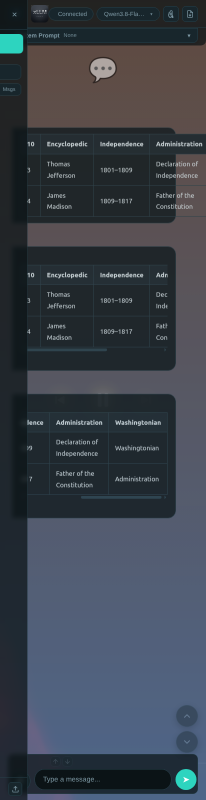
#> input picture scripts/_panels-raw.png, 412 x 1600 px (shown at 1/2 size)
$ python make-proof.py _panels-raw.png _panels-raw.png 3
#> lines starting #> are read from the running program, lines starting #| are printed output that depends on the picture
"""Crop the three proof panels out of a full-page CDP screenshot and stack them.

  python3 make-proof.py <raw.png> <out.png> [scale]

Band geometry comes from table-scroll-proof-panels.js (which prints each panel's
rect); edit BANDS if the viewport height changes. No absolute paths.
"""
import sys
from PIL import Image

src, out = sys.argv[1], sys.argv[2]
scale = int(sys.argv[3]) if len(sys.argv) > 3 else 2
BANDS = [(225, 470), (465, 745), (750, 1035)]

im = Image.open(src).convert('RGB')
#> im is the input picture: PIL image 412x1600 RGB; mean R, G, B 58.5, 65.5, 75.4
W, H = im.size
#> W = 412; H = 1600
crops = [im.crop((0, y0, W, min(y1, H))) for y0, y1 in BANDS]
#> crops = 3 items
ch = sum(c.height for c in crops) + 8 * (len(crops) - 1)
#> ch = 826
canvas = Image.new('RGB', (W, ch), (12, 16, 22))
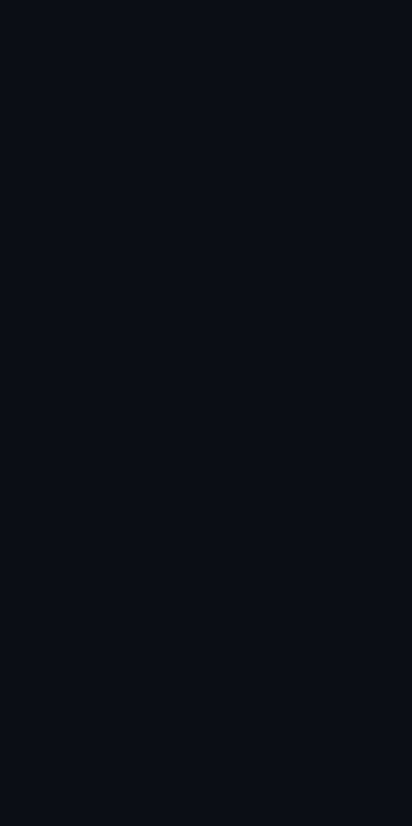
#> canvas: PIL image 412x826 RGB; mean R, G, B 12, 16, 22
y = 0
for c in crops:
    canvas.paste(c, (0, y))
    y += c.height + 8
#> this loop made 3 passes
#> y on passes 1 to 3: 253, 541, 834
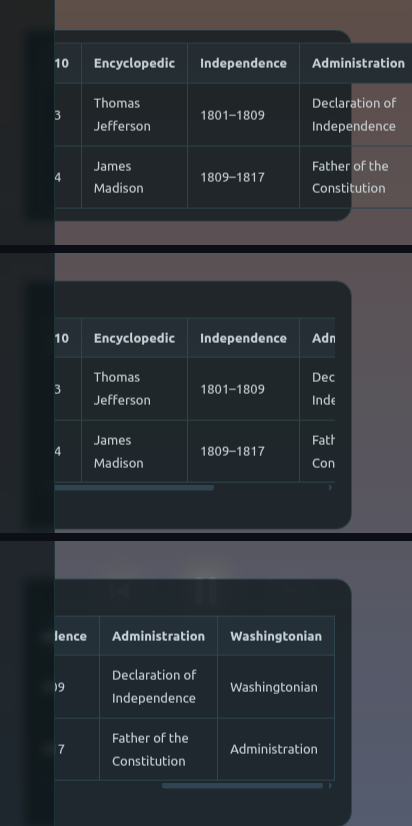
#> canvas: PIL image 412x826 RGB; mean R, G, B 49, 53.7, 58.8
#> after the loop, y = 834
canvas = canvas.resize((W * scale, ch * scale), Image.LANCZOS)
#> canvas: PIL image 1236x2478 RGB
canvas.save(out)
print('wrote', out, canvas.size)
#| wrote _panels-raw.png (1236, 2478)
